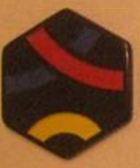
#> input picture 1st_problem/data/train/1.png, 140 x 168 px; its folder holds only this picture in this run; the run also reads 2 pictures not shown here
$ jupyter execute --allow-errors problem_1.ipynb   (shell and % lines are left out)   (older library calls are emulated)
#> lines starting #> are read from the running program, lines starting #| are printed output that depends on the picture; after the words box and inside, x2 and y2 are one past the last pixel; in counts of white or black regions, pixels touching at a corner belong together
[cell 1]
import numpy as np
import cv2
import matplotlib.pyplot as plt
import pandas as pd
import os

---

Данная тетрадка сочетает в себе среду разработки и для демонстрации. Ниже приведен код разработки, демонстрация располагается в самом конце тетрадки. Необходимо воспроизвести все ячейки подряд (щелкать shift+enter) от первой до демонстрации.

## Helping Routines

[cell 2]
def show(img, figsize=(4, 4)):
    plt.figure(figsize=figsize)
    plt.imshow(cv2.cvtColor(img, cv2.COLOR_BGR2RGB), interpolation="bicubic")
    plt.xticks([]), plt.yticks([])
    plt.show()

def cv2show(img):
    cv2.imshow("img", img)
    cv2.waitKey(0)
    cv2.destroyAllWindows()

---

## Loading the data

[cell 3]
def plot_samples_in_grid(path, num):
#> called with path = 'data/train/', num = 3
    f, axarr = plt.subplots(num, num)
    for k, img_name in enumerate(os.listdir(path)[:num**2]):
        img = cv2.imread(path+img_name, cv2.IMREAD_COLOR)
#> img is the input picture: shape (168, 140, 3); mean B, G, R 40.1, 71.6, 116.5
        axarr[k//num, k%num].imshow(cv2.cvtColor(img, cv2.COLOR_BGR2RGB), interpolation="bicubic")
        axarr[k//num, k%num].set_xticks([])
        axarr[k//num, k%num].set_yticks([])
    plt.show()

plot_samples_in_grid("data/train/", 3)

[cell 4]
def decompose_by_channels(path):
    data = {"H": np.uint8([]), "S": np.uint8([]), "V": np.uint8([])}
    for img_name in os.listdir(path):
        #print(img_name)
        im = cv2.imread(path+img_name, cv2.IMREAD_COLOR)
        for name, channel in zip(["H", "S", "V"], cv2.split(cv2.cvtColor(im, cv2.COLOR_BGR2HSV))):
            data[name] = np.append(data[name], channel.reshape(channel.shape[0]*channel.shape[1]))
    return data

Load sample coins

[cell 5]
coins = []
for i in range(1, 11):
    coins.append(cv2.imread("data/train/%d.png"%i, cv2.IMREAD_COLOR))

Load non-coins

[cell 6]
non_coins = []
#> non_coins = []
for i in range(1, 10):
    non_coins.append(cv2.imread("data/non-coins/non_%d.png"%i, cv2.IMREAD_COLOR))

Load color samples

#> (a cell that did not finish here is left out)

#> in decompose_by_channels, `data = {"H": np.uint8([]), "S": np.uint8([]), "V": np.uint8([])}`: data = {'H': empty array, 'S': empty array, 'V': empty array}
Y = decompose_by_channels("data/Y/")
B = decompose_by_channels("data/B/")
Bg = decompose_by_channels("data/bg/")
D = decompose_by_channels("data/D/")

## Color Analysis

### Red

#> (a cell that did not finish here is left out)

### Yellow

#> (a cell that did not finish here is left out)

### Blue

#> (a cell that did not finish here is left out)

Basing on the abovelisted histograms, we can estimate limits for all colors in HSV space

#> (a cell that did not finish here is left out)

[cell 12]
low_yellow = np.array([13, 140, 150]) #ok!
high_yellow = np.array([ 25, 255, 255]) #ok!
low_red = np.array([0, 110, 110]) #ok
high_red = np.array([10, 255, 255]) #ok
low_blue = np.array([100, 0, 25]) #ok
high_blue = np.array([180, 100, 175]) #ok
low_blue_2 = np.array([0, 0, 25]) #ok
high_blue_2 = np.array([25, 100, 175]) #ok
low_bg = np.array([12, 110, 180])#np.array([40, 100, 170])
high_bg = np.array([16, 200, 255])#np.array([255, 255, 255])
low_dark = np.array([0, 50, 0])
high_dark = np.array([25, 200, 150])

---

## Segmentation

[cell 13]
def get_segments_markers(img):
    img = cv2.cvtColor(img, cv2.COLOR_BGR2HSV)
    mask = cv2.inRange(img, low_bg, high_bg)
    res = cv2.bitwise_and(img, img, mask=mask)
    gray = cv2.cvtColor(cv2.cvtColor(res,cv2.COLOR_HSV2BGR), cv2.COLOR_BGR2GRAY)
    ret, thresh = cv2.threshold(gray,0,255,cv2.THRESH_BINARY_INV+cv2.THRESH_OTSU)
    kernel = np.ones((10,10),np.uint8)
    opening = cv2.morphologyEx(thresh,cv2.MORPH_OPEN,kernel, iterations = 3)
    sure_fg = cv2.dilate(opening,kernel,iterations=1)
    sure_bg = cv2.bitwise_not(cv2.dilate(opening,kernel, iterations=15))
    unknown = cv2.bitwise_and(cv2.bitwise_not(sure_bg), cv2.bitwise_not(sure_fg))
    ret, markers = cv2.connectedComponents(sure_fg)
    markers = markers+1
    markers[unknown==255] = 0
    return cv2.watershed(img,markers)

---

## Feature Extraction

[cell 14]
def extract_objects_from_segment(img_segment):
    img_segment = cv2.cvtColor(img_segment, cv2.COLOR_BGR2HSV)
    mask = cv2.bitwise_not(cv2.inRange(img_segment, low_bg, high_bg))
    segment_wo_bg = cv2.bitwise_and(img_segment, img_segment, mask=mask)
    segment_wo_bg = cv2.cvtColor(segment_wo_bg, cv2.COLOR_HSV2BGR)
    median = cv2.medianBlur(segment_wo_bg, 7)
    gray = cv2.cvtColor(median, cv2.COLOR_BGR2GRAY)
    ret, thresh = cv2.threshold(gray,0,255,cv2.THRESH_BINARY)
    image, contours, hierarchy = cv2.findContours(thresh,cv2.RETR_TREE,cv2.CHAIN_APPROX_SIMPLE)
    fragments = []
    for contour in contours:
        cntr_x = contour.T[0][0]
        cntr_y = contour.T[1][0]
        center_y = int((min(cntr_y) + max(cntr_y))/2)
        center_x = int((min(cntr_x)+max(cntr_x))/2)
        fragment = median[min(cntr_y):max(cntr_y),min(cntr_x):max(cntr_x), :]
        if fragment.shape[0] == 0 or fragment.shape[1] == 0:
            continue
        fragments.append(((center_x, center_y), cv2.resize(fragment, (100, 100))))
    return fragments

[cell 15]
def extract_colour_features(img):
    fragment_hsv = cv2.cvtColor(img, cv2.COLOR_BGR2HSV)
    red_mask = cv2.inRange(fragment_hsv, low_red, high_red)
    red_fragment = cv2.bitwise_and(fragment_hsv, fragment_hsv, red_mask)
    yellow_mask = cv2.inRange(fragment_hsv, low_red, high_red)
    yellow_fragment = cv2.bitwise_and(fragment_hsv, fragment_hsv, yellow_mask)
    blue_mask = cv2.bitwise_or(cv2.inRange(fragment_hsv, low_blue, high_blue),
                                        cv2.inRange(fragment_hsv, low_blue_2, high_blue_2))
    blue_fragment = cv2.bitwise_and(fragment_hsv, fragment_hsv, blue_mask)
    red_fragment_smooth = cv2.cvtColor(cv2.medianBlur(cv2.cvtColor(red_fragment, cv2.COLOR_HSV2BGR), 7), cv2.COLOR_BGR2HSV)
    blue_fragment_smooth = cv2.cvtColor(cv2.medianBlur(cv2.cvtColor(blue_fragment, cv2.COLOR_HSV2BGR), 7), cv2.COLOR_BGR2HSV)
    yellow_fragment_smooth = cv2.cvtColor(cv2.medianBlur(cv2.cvtColor(yellow_fragment, cv2.COLOR_HSV2BGR), 7), cv2.COLOR_BGR2HSV)
    red_pixels = sum(sum(cv2.inRange(red_fragment_smooth, low_red, high_red) == 255))
    yellow_pixels = sum(sum(cv2.inRange(yellow_fragment_smooth, low_yellow, high_yellow) == 255))
    blue_pixels = sum(sum(cv2.bitwise_or(cv2.inRange(blue_fragment_smooth, low_blue, high_blue),
                                        cv2.inRange(blue_fragment_smooth, low_blue_2, high_blue_2)) == 255))
    all_coloured_pixels = red_pixels + yellow_pixels + blue_pixels
    if all_coloured_pixels == 0:
        all_coloured_pixels = 1
    return np.array([red_pixels/all_coloured_pixels,
                yellow_pixels/all_coloured_pixels,
                blue_pixels/all_coloured_pixels, all_coloured_pixels/(100*100)])

[cell 16]
def get_contours_count(img, color_mask):
    obj_hsv = cv2.cvtColor(obj, cv2.COLOR_BGR2HSV)
    line = cv2.cvtColor(cv2.bitwise_and(obj_hsv, obj_hsv, mask=color_mask), cv2.COLOR_HSV2BGR)
    line_median = cv2.medianBlur(line, 15)
    gray = cv2.cvtColor(line_median, cv2.COLOR_BGR2GRAY)
    ret, thresh = cv2.threshold(gray,0,255,cv2.THRESH_BINARY)
    image, contours, hierarchy = cv2.findContours(thresh,cv2.RETR_TREE,cv2.CHAIN_APPROX_SIMPLE)
    return len(contours)

---

## Generate dataset for coins detection

[cell 17]
X = []
objs = []
coins_ctr = 0
#> (the rest of this cell did not finish here and is left out)

---

## Learn to recognize coins

[cell 18]
from sklearn.linear_model import LogisticRegression
from sklearn.ensemble import RandomForestClassifier
from sklearn.cross_validation import cross_val_score

[cell 19]
alg1 = LogisticRegression()
alg2 = RandomForestClassifier()

#> (a cell that did not finish here is left out)

#> (a cell that did not finish here is left out)

#> (a cell that did not finish here is left out)

---

## Create feature detection routine

[cell 23]
def generate_features(img):
    X = []
    objs = []
    coords = []
    markers = get_segments_markers(img)
    segments_num = markers.max()
    for j in range(segments_num+1):
        img_segment = img.copy()
        img_segment[markers != j] = [0, 0, 0]
        for coord, obj in extract_objects_from_segment(img_segment):
            features = np.array([])
            color_features = extract_colour_features(obj)
            features = np.append(features, color_features)
            obj_hsv = cv2.cvtColor(obj, cv2.COLOR_BGR2HSV)
            red_mask = cv2.inRange(obj_hsv, low_red, high_red)
            yellow_mask = cv2.inRange(obj_hsv, low_yellow, high_yellow)
            blue_mask = cv2.bitwise_or(cv2.inRange(obj_hsv, low_blue, high_blue),
                                     cv2.inRange(obj_hsv, low_blue_2, high_blue_2))
            features = np.append(features, 2/(1+get_contours_count(obj, red_mask)))
            features = np.append(features, 2/(1+get_contours_count(obj, yellow_mask)))
            features = np.append(features, 2/(1+get_contours_count(obj, blue_mask)))
            if is_it_coin.predict(features.reshape(1, -1)):
                objs.append(obj)
                X.append(features)
                coords.append(coord)
    return X, objs, coords

---

## Демонстрация

* подсчет фишек
* тип дуг на фишке
* номер фишки
* аннтоация фишек

[cell 24]
class AnnotatedCoin:

    edges = {
        1: "Длинная красная дуга малой кривизны, длинная синяя дуга малой кривизны, короткая желтая дуга большой кривизны",
        2: "Короткая красная дуга большой кривизны, прямолинейный синий сегмент, короткая желтая дуга большой кривизны",
        3: "Короткая красная дуга большой кривизны, короткая синяя дуга большой кривизны, короткая желтая дуга большой кривизны",
        4: "Длинная красная дуга малой кривизны, длинная желтая дуга малой кривизны, прямолинейный синий сегмент",
        5: "Короткая желтая дуга малой кривизны, прямолинейный красный сегмент, короткая синяя дуга малой кривизны",
        6: "Длинная красная дуга малой кривизны, длинная синяя дуга малой кривизны, прямолинейный желтый сегмент",
        7: "Длинная красная дуга малой кривизны, длинная желтая дуга малой кривизны,  короткая синяя дуга большой кривизны",
        8: "Длинная красная дуга малой кривизны, длинная желтая дуга малой кривизны, короткая синяя дуга большой кривизны",
        9: "Прямолинейный красный сегмент, длинная желтая дуга малой кривизны, длинная синяя дуга малой кривизны",
        10: "Длинная красная дуга малой кривизны, длинная синяя дуга малой кривизны, короткая желтая дуга большой кривизны"

    }

    def __init__(self, img, train_samples):
        self.__img = img
        X, objs, coords = generate_features(img)
        self.__X = X
        self.__objs = objs
        self.__coords = coords
        self.__ts = train_samples

    def count_coins(self):
        return len(self.__X)

    def get_image(self):
        result = img.copy()
        for obj, x, coord in zip(self.__objs, self.__X, self.__coords):
            closest = np.argmin([np.linalg.norm(x - y) for y in self.__ts[:10]])+1
            font = cv2.FONT_HERSHEY_SIMPLEX
            cv2.putText(result,'%d'%closest,coord, font, 1,(255,255,255),2,cv2.LINE_AA)
        return result

    def get_coin_type(self):
        if len(self.__X) > 1:
            raise Exception("There are more than one coin on this picture :(")
        x = self.__X[0]
        return np.argmin([np.linalg.norm(x - y) for y in self.__ts[:10]])+1

    def get_edges(self):
        k = self.get_coin_type()
        return self.edges[k]

[cell 25]
img = cv2.imread("data/samples/Group_4.bmp", cv2.IMREAD_COLOR)
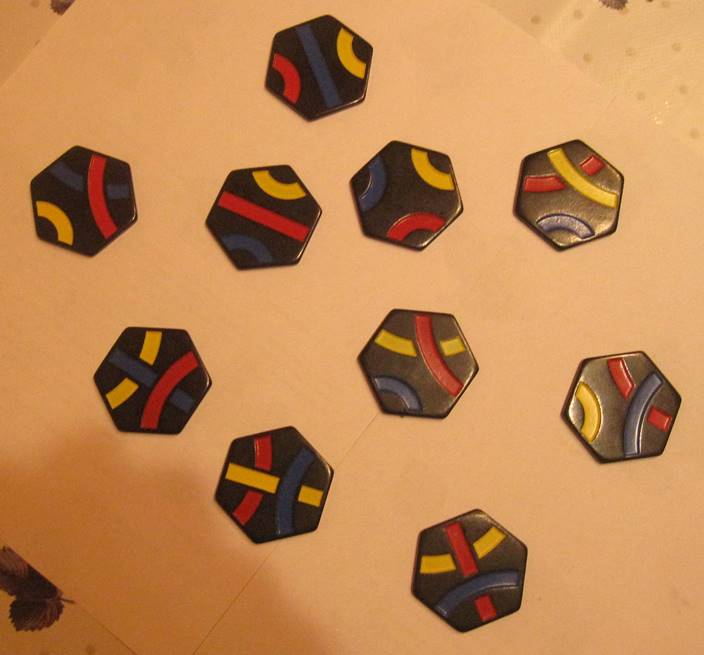
#> input picture 1st_problem/data/samples/Group_4.bmp, 704 x 655 px
#> img is the input picture: shape (655, 704, 3); mean B, G, R 84, 135.3, 192.3
#> (the rest of this cell did not finish here and is left out)

#> in get_segments_markers (call 3), `img = cv2.cvtColor(img, cv2.COLOR_BGR2HSV)`: img: shape (655, 704, 3); mean H, S, V 16.3, 145.4, 192.3
#> in get_segments_markers (call 3), `mask = cv2.inRange(img, low_bg, high_bg)`: mask: shape (655, 704); 72.1% white; 246 black regions (204 under 20 px), largest, box (x1, y1, x2, y2) and area: (0, 478, 252, 655) 21845, (410, 508, 528, 637) 11048, (212, 426, 335, 545) 10622
#> in get_segments_markers (call 3), `res = cv2.bitwise_and(img, img, mask=mask)`: res: shape (655, 704, 3); mean H, S, V 10.5, 100.4, 159.6
#> in get_segments_markers (call 3), `opening = cv2.morphologyEx(thresh,cv2.MORPH_OPEN,kernel, iterations = 3)`: opening: shape (655, 704); 22.6% white; 12 white regions, largest, box (x1, y1, x2, y2) and area: (0, 531, 155, 655) 13761, (416, 520, 529, 633) 10613, (220, 432, 331, 545) 10297
#> in get_segments_markers (call 3), `sure_fg = cv2.dilate(opening,kernel,iterations=1)`: sure_fg: shape (655, 704); 27.2% white; 12 white regions, largest, box (x1, y1, x2, y2) and area: (0, 527, 160, 655) 15045, (412, 516, 534, 638) 12728, (216, 428, 336, 550) 12394
#> in get_segments_markers (call 3), `sure_bg = cv2.bitwise_not(cv2.dilate(opening,kernel, iterations=15))`: sure_bg: shape (655, 704); 13.3% white; 7 white regions, largest, box (x1, y1, x2, y2) and area: (0, 0, 212, 109) 19676, (448, 0, 704, 89) 16862, (604, 540, 704, 655) 11402
#> in get_segments_markers (call 3), `unknown = cv2.bitwise_and(cv2.bitwise_not(sure_bg), cv2.bitwise_not(su..`: unknown: shape (655, 704); 59.5% white; 19 black regions, largest, box (x1, y1, x2, y2) and area: (0, 0, 212, 109) 19676, (448, 0, 704, 89) 16862, (0, 527, 160, 655) 15045
#> in get_segments_markers (call 3), `ret, markers = cv2.connectedComponents(sure_fg)`: markers: shape (655, 704) int32; 13 distinct labels, from 0 to 12
#> in get_segments_markers (call 3), `markers = markers+1`: markers: shape (655, 704) int32; 13 distinct labels, from 1 to 13
#> in get_segments_markers (call 3), `markers[unknown==255] = 0`: markers: shape (655, 704) int32; 14 distinct labels, from 0 to 13
#> in get_segments_markers (call 3), `return cv2.watershed(img,markers)`:
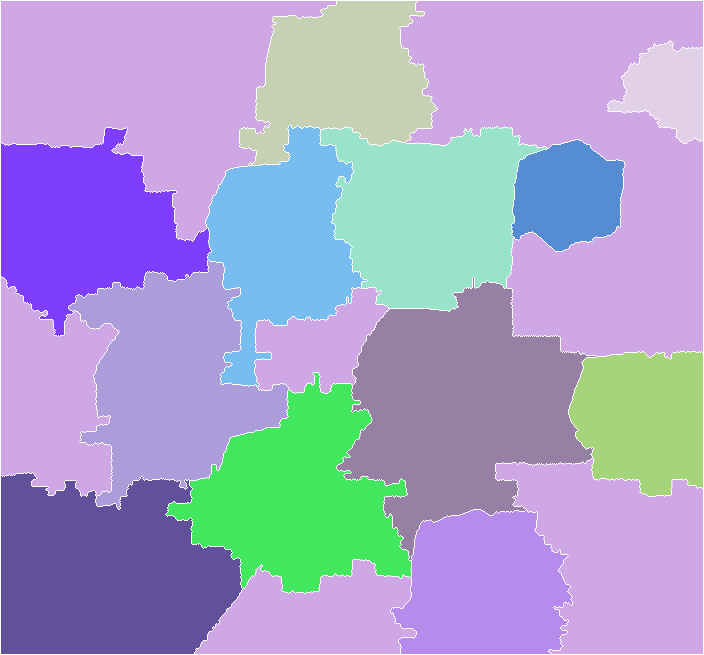
#> returned value: shape (655, 704) int32; 14 distinct labels, from -1 to 13; one colour per label, 0 black, -1 white
#> after the loop in generate_features, `for j in range(segments_num+1):`:
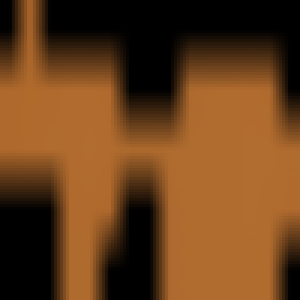
#> obj: shape (100, 100, 3) (shown 3 times larger); mean B, G, R 27.6, 64.1, 105.5
#> after the loop in generate_features, `for j in range(segments_num+1):`: obj_hsv: shape (100, 100, 3); mean H, S, V 11.2, 150.7, 105.5
print("%d coins"%annotated.count_coins())
show(annotated.get_image(), figsize=(7, 7))

[cell 26]
img = cv2.imread("data/samples/Group_1.bmp", cv2.IMREAD_COLOR)
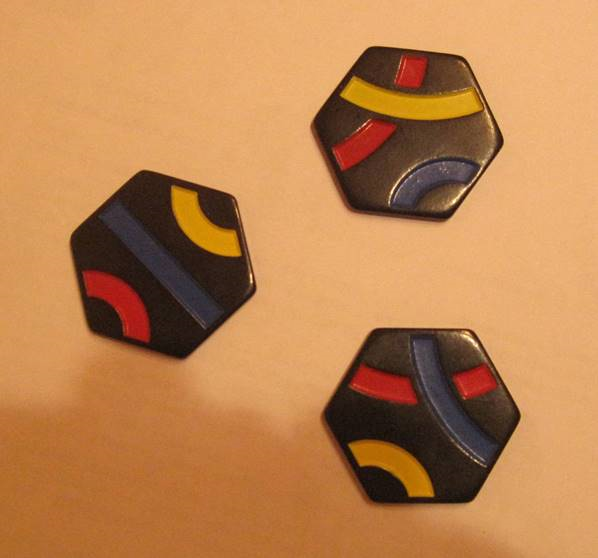
#> input picture 1st_problem/data/samples/Group_1.bmp, 598 x 558 px
#> img is the input picture: shape (558, 598, 3); mean B, G, R 79.9, 130.5, 187.5
#> (the rest of this cell did not finish here and is left out)

#> in get_segments_markers (call 4), `img = cv2.cvtColor(img, cv2.COLOR_BGR2HSV)`: img: shape (558, 598, 3); mean H, S, V 17.8, 146.4, 187.5
#> in get_segments_markers (call 4), `mask = cv2.inRange(img, low_bg, high_bg)`: mask: shape (558, 598); 73.3% white; 354 black regions (318 under 20 px), largest, box (x1, y1, x2, y2) and area: (320, 327, 525, 513) 28179, (64, 170, 257, 364) 26715, (310, 46, 510, 224) 25622
#> in get_segments_markers (call 4), `res = cv2.bitwise_and(img, img, mask=mask)`: res: shape (558, 598, 3); mean H, S, V 10.6, 105.6, 160.9
#> in get_segments_markers (call 4), `opening = cv2.morphologyEx(thresh,cv2.MORPH_OPEN,kernel, iterations = 3)`: opening: shape (558, 598); 23.7% white; 4 white regions, box (x1, y1, x2, y2) and area: (327, 331, 520, 513) 27755, (75, 177, 253, 364) 26221, (318, 50, 495, 224) 23925, (0, 536, 51, 558) 1104
#> in get_segments_markers (call 4), `sure_fg = cv2.dilate(opening,kernel,iterations=1)`: sure_fg: shape (558, 598); 26.8% white; 4 white regions, box (x1, y1, x2, y2) and area: (323, 327, 525, 518) 31211, (71, 173, 258, 369) 29587, (314, 46, 500, 229) 27172, (0, 532, 56, 558) 1442
#> in get_segments_markers (call 4), `sure_bg = cv2.bitwise_not(cv2.dilate(opening,kernel, iterations=15))`: sure_bg: shape (558, 598); 22.4% white; 2 white regions, box (x1, y1, x2, y2) and area: (0, 0, 302, 558) 61959, (539, 0, 598, 558) 12662
#> in get_segments_markers (call 4), `unknown = cv2.bitwise_and(cv2.bitwise_not(sure_bg), cv2.bitwise_not(su..`: unknown: shape (558, 598); 50.8% white; 6 black regions, box (x1, y1, x2, y2) and area: (0, 0, 302, 558) 61959, (323, 327, 525, 518) 31211, (71, 173, 258, 369) 29587, (314, 46, 500, 229) 27172, (539, 0, 598, 558) 12662, (0, 532, 56, 558) 1442
#> in get_segments_markers (call 4), `ret, markers = cv2.connectedComponents(sure_fg)`: markers: shape (558, 598) int32; 5 distinct labels, from 0 to 4
#> in get_segments_markers (call 4), `markers = markers+1`:
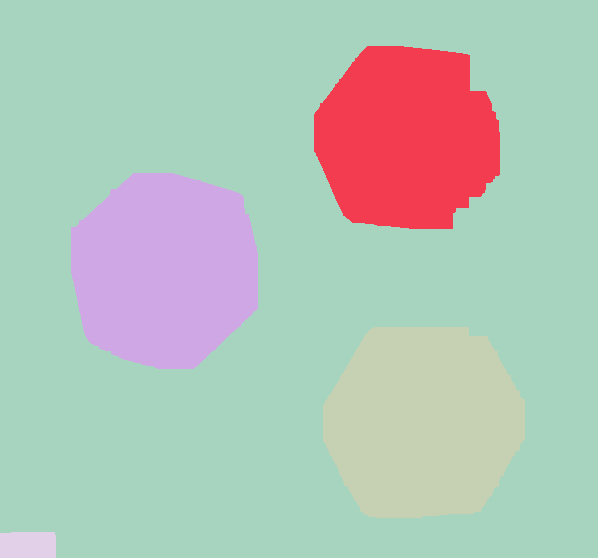
#> markers: shape (558, 598) int32; 5 distinct labels, from 1 to 5; one colour per label, 0 black
#> in get_segments_markers (call 4), `markers[unknown==255] = 0`:
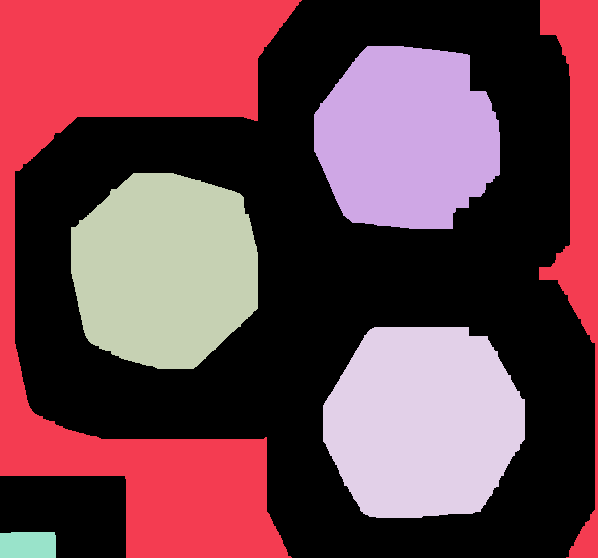
#> markers: shape (558, 598) int32; 6 distinct labels, from 0 to 5; one colour per label, 0 black
#> in get_segments_markers (call 4), `return cv2.watershed(img,markers)`:
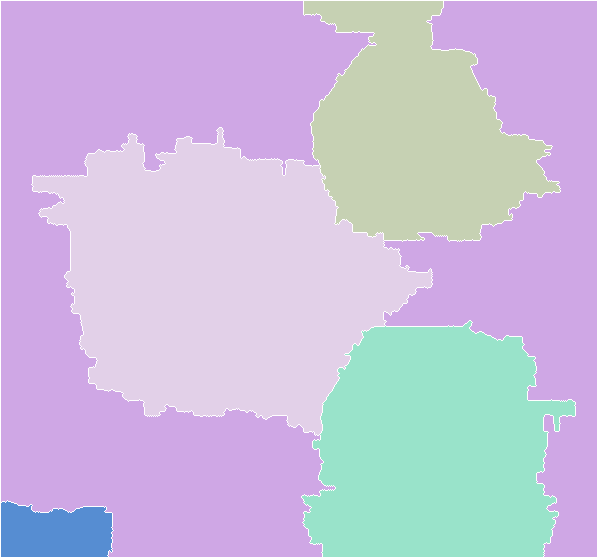
#> returned value: shape (558, 598) int32; 6 distinct labels, from -1 to 5; one colour per label, 0 black, -1 white
#> after the loop in generate_features (call 2), `for j in range(segments_num+1):`:
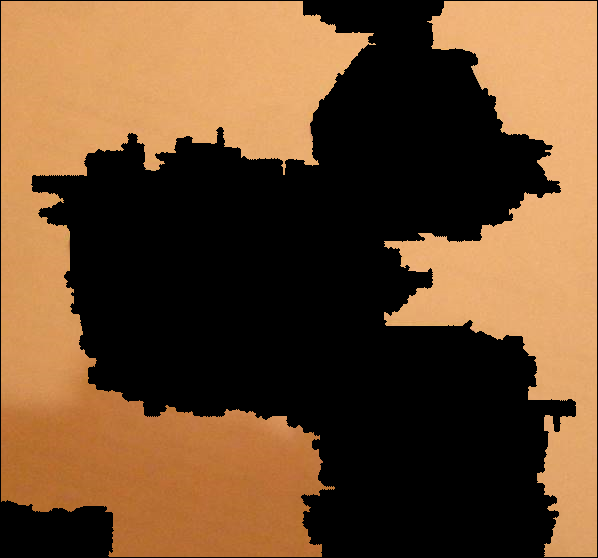
#> img_segment: shape (558, 598, 3); mean B, G, R 46, 75, 106
#> after the loop in generate_features (call 2), `for j in range(segments_num+1):`:
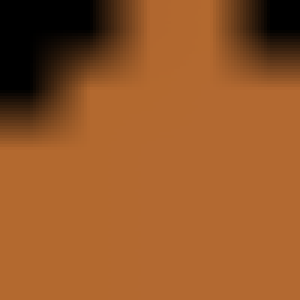
#> obj: shape (100, 100, 3) (shown 3 times larger); mean B, G, R 40.3, 88.1, 150.3
#> after the loop in generate_features (call 2), `for j in range(segments_num+1):`: obj_hsv: shape (100, 100, 3); mean H, S, V 12.2, 175.5, 150.3
print("%d coins"%annotated.count_coins())
show(annotated.get_image(), figsize=(7, 7))

[cell 27]
img = cv2.imread("data/samples/Group_2.bmp", cv2.IMREAD_COLOR)
#> (the rest of this cell did not finish here and is left out)

print("%d coins"%annotated.count_coins())
show(annotated.get_image(), figsize=(7, 7))

[cell 28]
img = cv2.imread("data/samples/Single_1.bmp", cv2.IMREAD_COLOR)
#> (the rest of this cell did not finish here and is left out)
